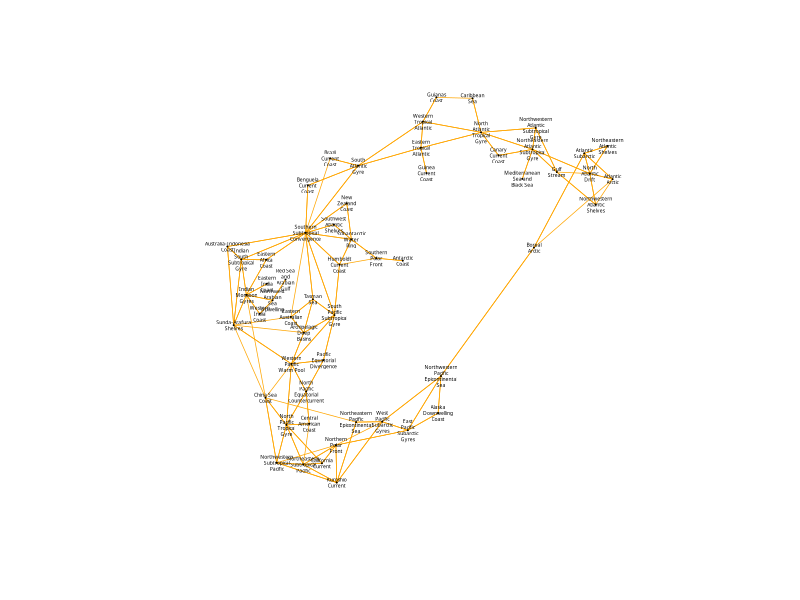
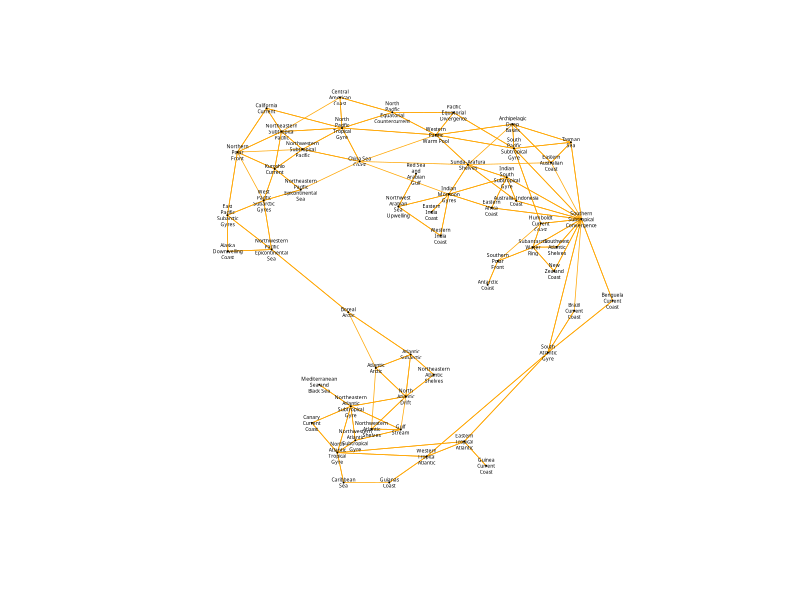
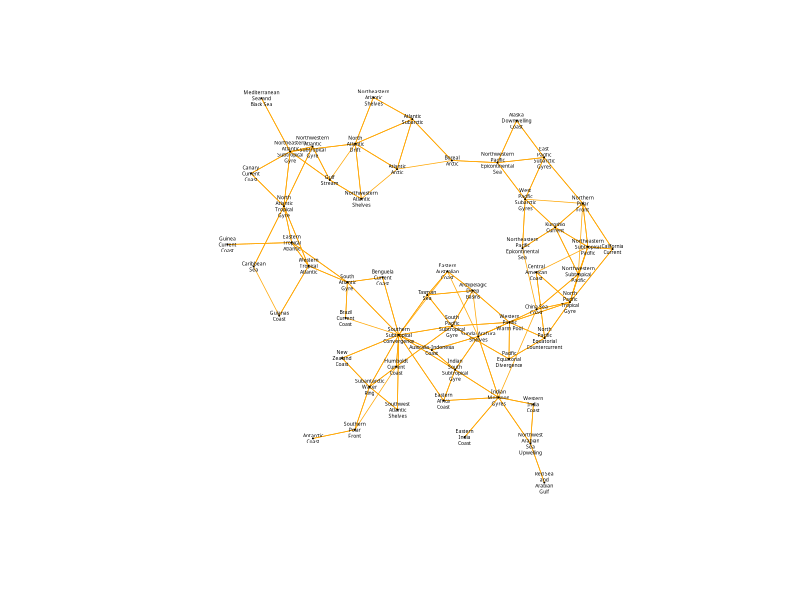

These figures' R source, in order:
## ---- chunk 1
suppressMessages(library(igraph))
suppressMessages(library(tidyverse))
suppressMessages(library(knitr))
suppressMessages(library(rmarkdown))
## ---- chunk 2
nodes <- read.csv("OceanicRegion_Nodes.csv", header = T, as.is = T)
## ---- chunk 3
positive <- read.csv("OceanicRegion_Links.csv", header = T, as.is = T)
positive_plot <- graph_from_data_frame(d = positive, vertices = nodes, directed = T)
## ---- chunk 4
# Step 1
wrap_strings <- function(vector_of_strings, width) {
  as.character(sapply(vector_of_strings,
    FUN = function(x) {
      paste(strwrap(x, width = width),
        collapse = "\n"
      )
    }
  ))
}
colrs <- c("gray50", "tomato", "gold", "black", "skyblue")
# Step 2
positive_net <- igraph::simplify(positive_plot, remove.multiple = TRUE, remove.loops = TRUE, edge.attr.comb = igraph_opt("edge.attr.comb"))
# Step 3
V(positive_net)$vertex.size <- .01
V(positive_net)$label.cex <- .3
V(positive_net)$label.family <- "Lato Bold"
V(positive_net)$label.color <- "black"
V(positive_net)$size <- .00001
V(positive_net)$label <- wrap_strings(V(positive_net)$Nickname, 10)
# Step 4
E(positive_net)$width <- .7
E(positive_net)$color <- "orange"
E(positive_net)$arrow.size <- .00005
## ---- chunk 5
# Step 5
graph_attr(positive_net, "layout") <- layout_with_dh(positive_net)
plot(positive_net)
## ---- chunk 6
# Step 5
graph_attr(positive_net, "layout") <- layout.davidson.harel(positive_net)
plot(positive_net)
## ---- chunk 7
# Step 5
graph_attr(positive_net, "layout") <- layout_with_lgl(positive_net)
plot(positive_net)
